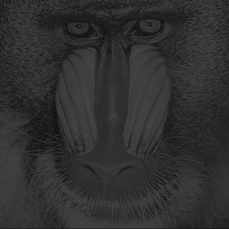
#> input picture Atividade Extra Classe 5/imagens/histograma/baboon_monocromatica_1.png, 229 x 229 px, shrunk from 512 x 512 before the run
$ python Q2.py
#> lines starting #> are read from the running program, lines starting #| are printed output that depends on the picture
from pathlib import Path

import cv2
import matplotlib.pyplot as plt
import numpy as np


PASTA_ATUAL = Path(__file__).resolve().parent
ARQUIVO_ENTRADA = PASTA_ATUAL / "imagens" / "histograma" / "baboon_monocromatica_1.png"
ARQUIVO_SAIDA = PASTA_ATUAL / "resultados" / "Q2_resultados.png"


def carregar_imagem(caminho):
    imagem = cv2.imread(str(caminho), cv2.IMREAD_GRAYSCALE)

    if imagem is None:
        raise FileNotFoundError(f"Não foi possível ler a imagem: {caminho}")

    return imagem


def calcular_histograma(imagem):
    histograma = np.zeros(256, dtype=np.int64)

    for intensidade in imagem.ravel():
        histograma[int(intensidade)] += 1

    return histograma


def calcular_tabela_equalizacao(histograma, total_pixels):
    probabilidades = histograma / total_pixels
    cdf = np.cumsum(probabilidades)
    tabela = np.rint(255 * cdf).astype(np.uint8)
    return probabilidades, cdf, tabela


def equalizar_imagem(imagem, tabela):
    return tabela[imagem]


def exibir_histograma(eixo, histograma, titulo):
    eixo.bar(np.arange(256), histograma, width=1.0, color="dimgray")
    eixo.set_title(titulo)
    eixo.set_xlabel("Intensidade")
    eixo.set_ylabel("Quantidade de pixels")
    eixo.set_xlim(0, 255)
    eixo.grid(axis="y", alpha=0.25)


def criar_previa(imagem, histograma_original, tabela, imagem_equalizada, histograma_equalizado):
    # Função criada com auxilio de IA para melhor adequação da visualização da saída
    figura, eixos = plt.subplots(2, 3, figsize=(14, 9), constrained_layout=True)

    eixos[0, 0].imshow(imagem, cmap="gray", vmin=0, vmax=255)
    eixos[0, 0].set_title("Imagem original")
    eixos[0, 0].axis("off")

    exibir_histograma(eixos[0, 1], histograma_original, "Histograma original")

    eixos[0, 2].plot(np.arange(256), tabela, color="black")
    eixos[0, 2].set_title("Função de transformação $s_k$")
    eixos[0, 2].set_xlabel("Intensidade de entrada $r_k$")
    eixos[0, 2].set_ylabel("Intensidade de saída $s_k$")
    eixos[0, 2].set_xlim(0, 255)
    eixos[0, 2].set_ylim(0, 255)
    eixos[0, 2].grid(alpha=0.25)

    eixos[1, 0].imshow(imagem_equalizada, cmap="gray", vmin=0, vmax=255)
    eixos[1, 0].set_title("Imagem equalizada")
    eixos[1, 0].axis("off")

    exibir_histograma(eixos[1, 1], histograma_equalizado, "Histograma equalizado")

    eixos[1, 2].axis("off")

    ARQUIVO_SAIDA.parent.mkdir(exist_ok=True)
    figura.savefig(ARQUIVO_SAIDA, dpi=160)
    plt.show()


def main():
    imagem = carregar_imagem(ARQUIVO_ENTRADA)
#> in carregar_imagem, imagem is the input picture: shape (229, 229); min 16, max 73, mean 48.2
    histograma_original = calcular_histograma(imagem)
#> the loop in calcular_histograma, `for intensidade in imagem.ravel():` made 52441 passes
#> intensidade on passes 1 to 3: 38, 33, 34
#> after the loop in calcular_histograma, `for intensidade in imagem.ravel():`: histograma = 256 values, max 2294 at index 46, min 0 at index 0, mean 204.8
#> histograma_original has the same summary as histograma in calcular_histograma
    probabilidades, cdf, tabela = calcular_tabela_equalizacao(histograma_original, imagem.size)
#> in calcular_tabela_equalizacao, `probabilidades = histograma / total_pixels`: probabilidades = 256 values, max 0.0437 at index 46, min 0 at index 0, mean 0.00391
#> in calcular_tabela_equalizacao, `cdf = np.cumsum(probabilidades)`: cdf = 256 values from 0 to 1
#> in calcular_tabela_equalizacao, `tabela = np.rint(255 * cdf).astype(np.uint8)`: tabela = 256 values from 0 to 255
#> cdf = 256 values from 0 to 1; tabela = 256 values from 0 to 255
    imagem_equalizada = equalizar_imagem(imagem, tabela)
#> in equalizar_imagem, `return tabela[imagem]`:
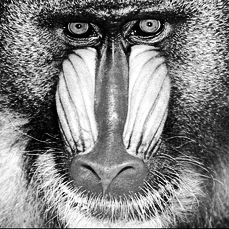
#> returned value: shape (229, 229); min 0, max 255, mean 131
    histograma_equalizado = calcular_histograma(imagem_equalizada)
#> the loop in calcular_histograma (call 2), `for intensidade in imagem.ravel():` made 52441 passes
#> intensidade on passes 1 to 3: 45, 22, 25
#> histograma_equalizado = 256 values, max 2294 at index 107, min 0 at index 7, mean 204.8

    assert histograma_original.sum() == imagem.size
    assert np.isclose(probabilidades.sum(), 1.0)
    assert np.all(np.diff(cdf) >= 0)
    assert tabela.min() >= 0 and tabela.max() <= 255
    assert imagem_equalizada.shape == imagem.shape

    print(f"Imagem original: média={imagem.mean():.2f}, desvio={imagem.std():.2f}")
#| Imagem original: média=48.23, desvio=9.98
    print(f"Imagem equalizada: média={imagem_equalizada.mean():.2f}, desvio={imagem_equalizada.std():.2f}")
#| Imagem equalizada: média=131.04, desvio=73.83
    print(f"Intensidades originais: {imagem.min()} a {imagem.max()}")
#| Intensidades originais: 16 a 73
    print(f"Intensidades equalizadas: {imagem_equalizada.min()} a {imagem_equalizada.max()}")
#| Intensidades equalizadas: 0 a 255
    print(f"Níveis ocupados antes: {np.count_nonzero(histograma_original)}")
#| Níveis ocupados antes: 57
    print(f"Níveis ocupados depois: {np.count_nonzero(histograma_equalizado)}")
#| Níveis ocupados depois: 48

    criar_previa(imagem, histograma_original, tabela, imagem_equalizada, histograma_equalizado)
#> in criar_previa, `figura.savefig(ARQUIVO_SAIDA, dpi=160)`:
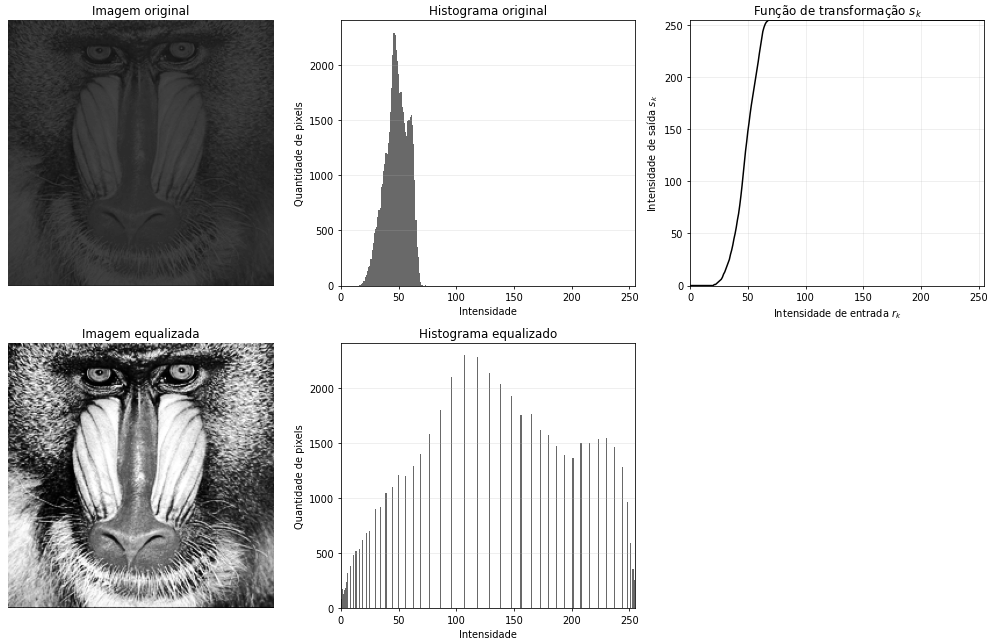
#> figure drawn by matplotlib, 5 panels; panel 2: tallest bar 2294 high, from x = 45.5 to 46.5; panel 3: curve peaks at x = 68, y = 255; panel 5: tallest bar 2294 high, from x = 106.5 to 107.5


if __name__ == "__main__":
    main()
